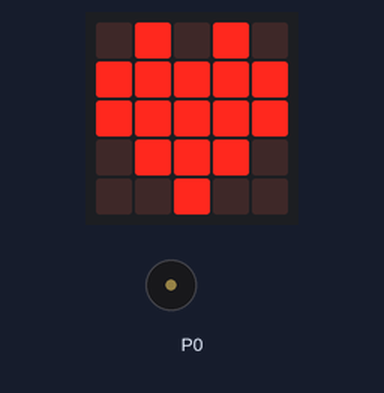
This program was run on a simulated BBC micro:bit (MakeCode). On the bench: the board's 5×5 LED display, buzzer (waves = sounding).

Above: at 0.3 s.
At 1.32 s:
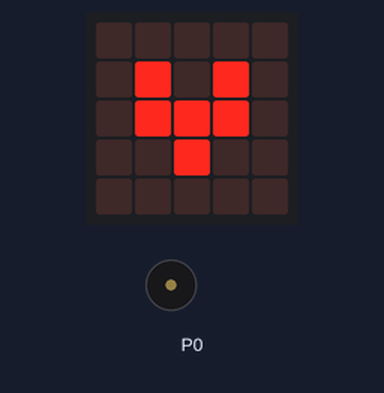
Timing chart, 0 to 130.0 s (numbered marks = the images above):
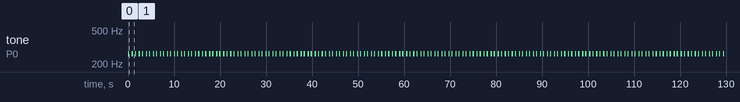

Measured:
- by itself, tone on P0: repeats every 1.5 s: silent 0.60 s, 262 Hz 0.25 s, silent 0.43 s, 262 Hz 0.25 s
- what the display in image 0 shows lasts 0.8 s, from 0.3 s to 1.1 s

The program:

main.ts
```typescript
music.setTempo(120)
basic.forever(function () {
    music.setVolume(255)
    music.playTone(262, music.beat(BeatFraction.Half))
    basic.showIcon(IconNames.Heart)
    music.setVolume(50)
    music.playTone(262, music.beat(BeatFraction.Half))
    basic.showLeds(`
        . . . . .
        . # . # .
        . # # # .
        . . # . .
        . . . . .
        `)
})
```

test.ts
```typescript
// aquí va el archivo "tests"; esto no se compilará cuando este paquete se utilice como una extensión.
```
